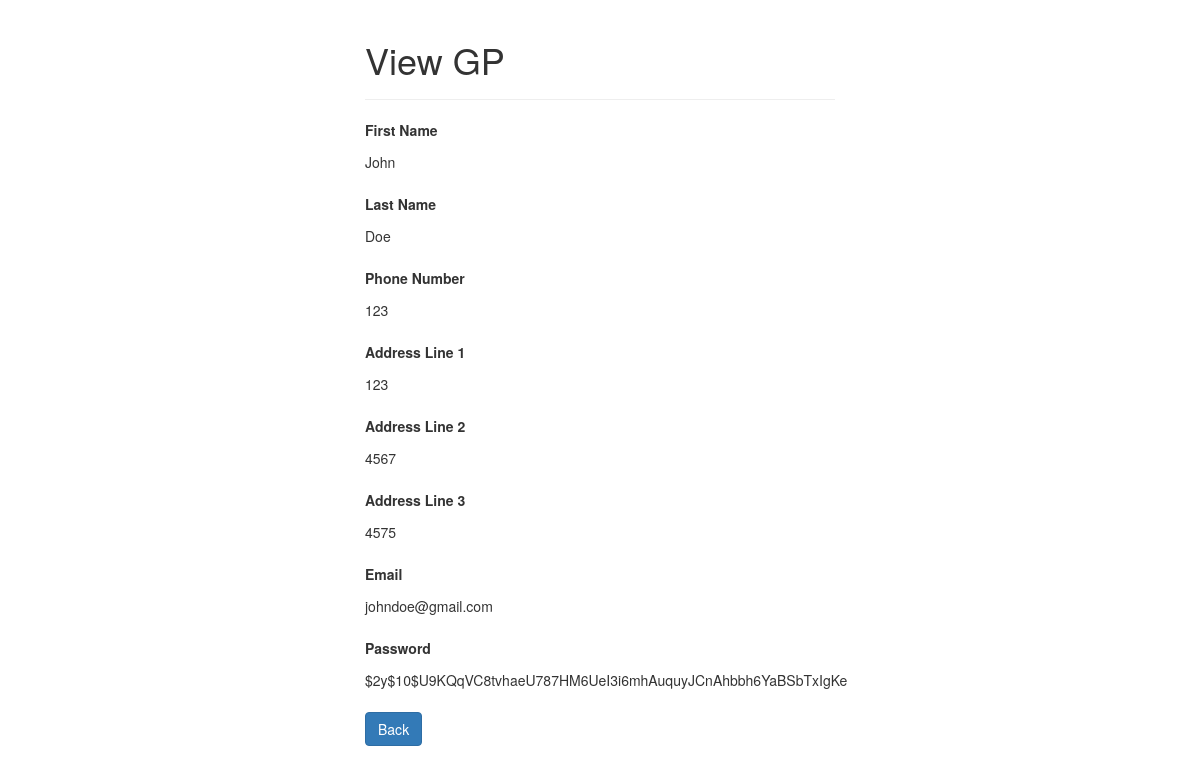
The page /scripts/ops/gp/read.php?email=johndoe@gmail.com on the database its author committed.
### tables this page shows
CREATE TABLE `gp` (
  `first_name` varchar(255) NOT NULL,
  `last_name` varchar(255) NOT NULL,
  `phone_no` int(255) NOT NULL,
  `address1` varchar(255) NOT NULL,
  `address2` varchar(255) NOT NULL,
  `address3` varchar(255) NOT NULL,
  `email` varchar(255) NOT NULL,
  `password` varchar(255) NOT NULL
);

### scripts/ops/gp/read.php (the view, shortened to what this page needs)
<?php
if(isset($_GET["email"]) && !empty(trim($_GET["email"]))){
    require_once __DIR__ . "/../../config.php";
    $sql = "SELECT * FROM gp WHERE email = ?";
    if($stmt = mysqli_prepare($conn, $sql)){
        mysqli_stmt_bind_param($stmt, "s", $param_email);
        if(mysqli_stmt_execute($stmt)){
            $result = mysqli_stmt_get_result($stmt);
            if(mysqli_num_rows($result) == 1){
                $row = mysqli_fetch_array($result, MYSQLI_ASSOC);
            } else{
                header("location: error.php");
                exit();
            }
        } else{
            echo "Oops! Something went wrong. Please try again later.";
        }
    }
} else{
    header("location: error.php");
    exit();
}
?>
<!DOCTYPE html>
<html lang="en">
<head>
    <link rel="stylesheet" href="https://maxcdn.bootstrapcdn.com/bootstrap/3.3.7/css/bootstrap.css">
</head>
<body>
    <div class="wrapper">
        <div class="container-fluid">
            <div class="row">
                <div class="col-md-12">
                    <div class="page-header">
                        <h1>View GP</h1>
                    </div>
                    <div class="form-group">
                        <label>First Name</label>
                        <p class="form-control-static"><?php echo $row["first_name"]; ?></p>
                    </div>
                    <div class="form-group">
                        <label>Last Name</label>
                        <p class="form-control-static"><?php echo $row["last_name"]; ?></p>
                    </div>
					<div class="form-group">
                        <label>Phone Number</label>
                        <p class="form-control-static"><?php echo $row["phone_no"]; ?></p>
                    </div>
					<div class="form-group">
                        <label>Address Line 1</label>
                        <p class="form-control-static"><?php echo $row["address1"]; ?></p>
                    </div>
					<div class="form-group">
                        <label>Address Line 2</label>
                        <p class="form-control-static"><?php echo $row["address2"]; ?></p>
                    </div>
					<div class="form-group">
                        <label>Address Line 3</label>
                        <p class="form-control-static"><?php echo $row["address3"]; ?></p>
                    </div>
					<div class="form-group">
                        <label>Email</label>
                        <p class="form-control-static"><?php echo $row["email"]; ?></p>
                    </div>
					<div class="form-group">
                        <label>Password</label>
                        <p class="form-control-static"><?php echo $row["password"]; ?></p>
                    </div>
                    <p><a href="list.php" class="btn btn-primary">Back</a></p>
                </div>
            </div>
        </div>
    </div>
</body>
</html>

### scripts/ops/gp/read.php (style rules this page uses)
.wrapper { width: 500px; margin: 0 auto; }

### rows shown on the page
gp: first_name "John", last_name "Doe", phone_no "123", address1 "123", address2 "4567", address3 "4575", email "johndoe@gmail.com", password "$2y$10$U9KQqVC8tvhaeU787HM6UeI3i6mhAuquyJCnAhbbh6YaBSbTxIgKe"
